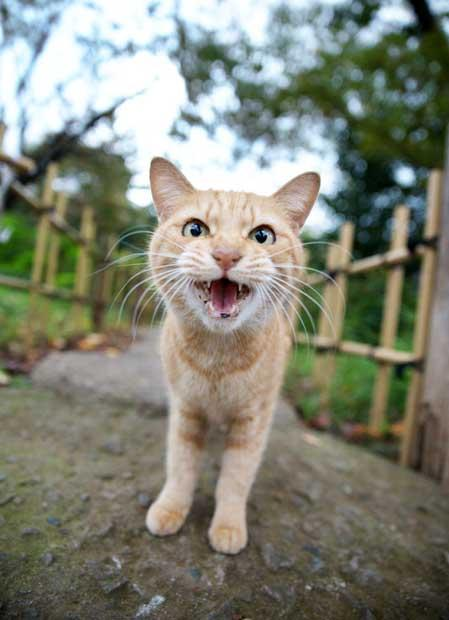
#> input picture mediapro/media6/cat.jpg, 449 x 620 px
$ jupyter execute mp_ex6.ipynb   (shell and % lines are left out)   (older library calls are emulated)
#> lines starting #> are read from the running program, lines starting #| are printed output that depends on the picture; after the words box and inside, x2 and y2 are one past the last pixel; in counts of white or black regions, pixels touching at a corner belong together
# 第6回課題 写真から線画のイラストを作ろう！

授業では2次元フィルタリングについて勉強しましたね。
異なる2次元フィルタを組み合わせることによって、さまざまな画像変換が行えるようになります。
ここでは、写真をイラストにする手法を試してみたいと思います。

<H2><font color="red">今回は原画像を皆さんに用意してもらうことにします。</font></H2><BR>

- 原画像はスマホで撮影してパソコンに取り込んだり、パソコン内蔵のカメラを使って撮影したり、パブリックドメインの画像をWebからダウンロードすることで用意してください
- 原画像はこの課題がおかれているフォルダなどにおいて、その写真のパスを、このノートブックの一番最初のコードセルにある変数`imgfile`に代入してください
- 各処理において、それぞれパラメータを調整してきれいな線画を作成してください。

<H2><font color="red">課題を提出する際は、画像が表示されている状態で保存し、このmp_ex6.ipynbファイルのみを提出してください。</font></H2>

## 1. 写真の読み込み

まずは元の画像を読み込みましょう。

すでに説明した通り、opencvで画像を読み込むと、RGBではなくBGRの順番になりますので、cv2.cvtColorでBGRをRGBに変換するのを忘れないようにしましょう。
また、線画にするための処理では色情報は不要なので、ここでグレースケール画像に変換しておきます。

[cell 1]
import matplotlib.pyplot as plt
import cv2

imgfile = 'cat.jpg' # <-- ここに、皆さんが用意した画像のパスを記入してください
img = cv2.cvtColor(cv2.imread(imgfile), cv2.COLOR_BGR2RGB) # BGRをRGBに変換
img_gray = cv2.cvtColor(img, cv2.COLOR_RGB2GRAY) # フィルタリング用にグレースケール画像に変換
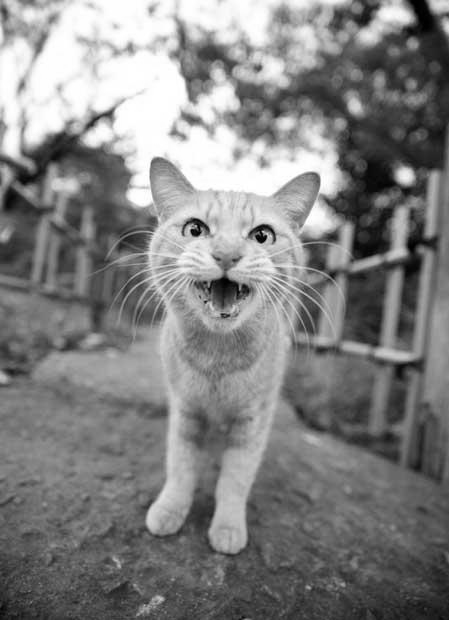
#> img_gray: shape (620, 449); min 0, max 255, mean 129.5

plt.figure(figsize=(12, 8))
plt.imshow(img_gray, 'gray')

## 2. ノイズ除去 (Noise reduction by Bilateral Filter)

きれいな線画を作るためには、細かい線はあらかじめ除去しておく必要があります。
しかし、輪郭線がなくなると困りますよね。
そこでここではバイラテラルフィルタを使いましょう。

バイラテラルフィルタは、画像の各画素について次のような処理をするフィルタです。

- 周辺の画素の輝度値に比べてその画素の輝度が大きく異なる場合は輝度をあまり変化させず、
- 周辺の画素の輝度値に比べてその画素の輝度があまり変わらない場合はガウシアンフィルタをかけてぼかす

`opencv`の`bilateralFilter`は以下の引数を受け取ります。

1. 変換対象の画像
1. フィルタのサイズ
1. 注目している画素が周辺とどの程度違うとガウシアンフィルタをつよくかけるかを決めるパラメータ。これもガウス関数の標準偏差。
1. 離れた距離の画素の輝度をどの程度多く取るかを決めるパラメータ。ガウシアンフィルタの標準偏差に相当。

上の3つのパラメータを調節してください。

輪郭線を残したまま細かいまだら模様を消してくれるので、美肌フィルタとも呼ばれます。

バイラテラルフィルタは何度かかけるほうが効果的です。

[cell 2]
img_bilateral = img_gray
for i in range(3):
    img_bilateral = cv2.bilateralFilter(img_bilateral, # 入力画像
                                        1, # フィルタサイズ
                                        15, # 周辺画素の輝度差に対する重みを決めるガウス関数の標準偏差
                                        3) # 周辺画素の距離に対する重みを決めるガウス関数の標準偏差

plt.figure(figsize=(12, 8))
plt.imshow(img_bilateral, 'gray')

## 3. エッジ抽出 (Edge Detection)

ここでは`ImageProcessing3.ipynb`で使ったラプラシアンフィルタを適用しましょう。
フィルタのサイズである`ksize`を調節してください。

[cell 3]
img_laplacian =  cv2.Laplacian(img_bilateral, cv2.CV_8U, ksize=5)
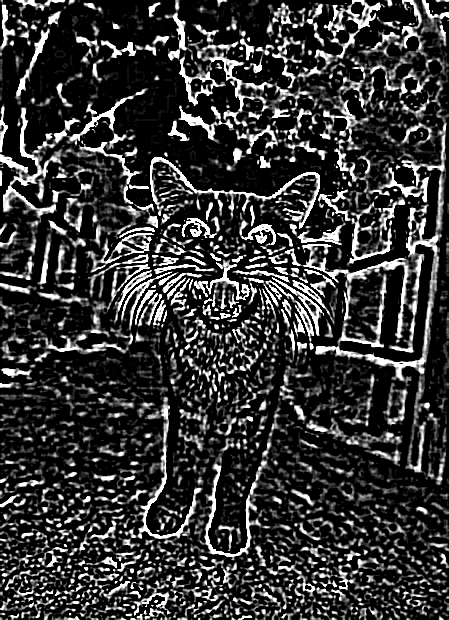
#> img_laplacian: shape (620, 449); min 0, max 255, mean 54.3

plt.figure(figsize=(12, 8))
plt.imshow(img_laplacian, 'gray')

## 4. 二値化 (Image Binalization)

グレースケール画像を白黒からなる二値画像に変換します。
閾値`TH`を調節してもいいですし、`ImageBinalization.ipynb`で紹介した大津の二値化を使っても構いません。

[cell 4]
TH = 80
ret, img_binary = cv2.threshold(img_laplacian, 0, 255, cv2.THRESH_OTSU) # 大津の二値化
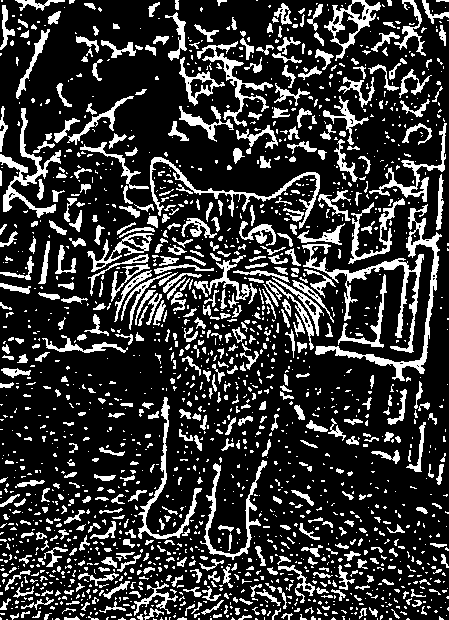
#> img_binary: shape (620, 449); 20.9% white; 1851 white regions (1318 under 20 px), largest, box (x1, y1, x2, y2) and area: (315, 204, 442, 381) 1900, (302, 244, 424, 353) 1798, (0, 108, 61, 218) 1311
#> ret = 108
#ret, img_binary = cv2.threshold(img_laplacian, TH, 255, cv2.THRESH_BINARY) # 閾値処理

print('計算された閾値:', ret)
#| 計算された閾値: 108.0
plt.figure(figsize=(12, 8))
plt.imshow(img_binary,'gray')

## 5. 二値画像のノイズ除去

二値画像におけるノイズとは、黒い空間の中に浮かぶ小さな白い小島のようなものです。
大きな島を残しつつ、小島を消すために、島の沿岸から島をぐるっと削り、また島の沿岸をぐるっと埋め立てることを考えましょう。

小さな島は、何度か削るとなくなってしまうので、膨張させる段階になったときにはすでに存在しなくなります。
一方、大きな島は存在し続けるので、膨張させると元の島に近づきます。

削る範囲を決める`kernel`のサイズと、何回削るのかを決める`iterations`のパラメータを調整してください。

[cell 5]
import numpy as np

kernel = np.ones((2,2),np.uint8)
img_erosion = cv2.erode(img_binary,kernel,iterations = 1) # 白の領域を縮退させる
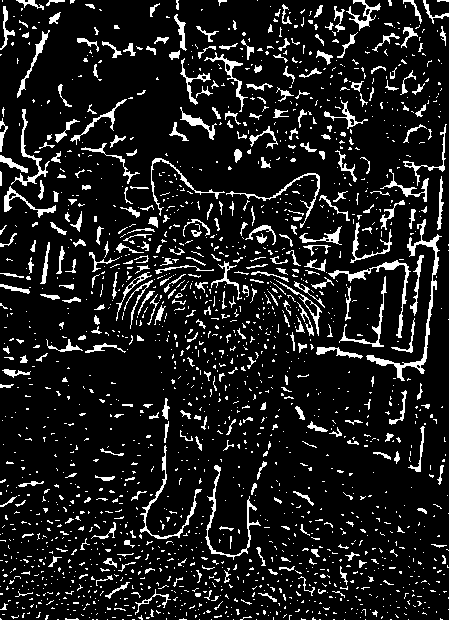
#> img_erosion: shape (620, 449); 11.2% white in thin lines or dots
img_dilation = cv2.dilate(img_erosion,kernel,iterations = 1) # 白の領域を膨張させる
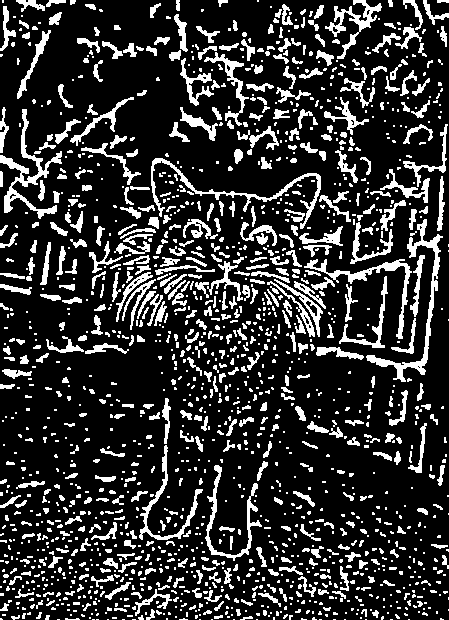
#> img_dilation: shape (620, 449); 19.4% white; 1629 white regions (1071 under 20 px), largest, box (x1, y1, x2, y2) and area: (366, 219, 443, 382) 1421, (0, 109, 62, 219) 1304, (151, 158, 321, 229) 1137

plt.figure(figsize=(12, 8))
plt.imshow(img_dilation,'gray')

## 6. 細線化 (Thinning)

画素が２以上の太さを持つ線を、線を切らないように周りから削っていき、画素１の太さの線にする手法です。
`opencv`の発展的な関数である`ximgproc`のなかに`thinning`という関数があるのでこれを使いましょう。

細線化のアルゴリズムには以下の2つから選ぶことができます。

- Zhang-Suenの手法：THINNING_ZHANGSUEN
- Guo-Hallの手法：THINNING_GUOHALL

下の出力画像上で線が途切れているように見えるかもしれませんが、それは画面サイズが小さいため、画像を縮小して表示する際に消えたように見えるためで、拡大すれば途切れていないことがわかるはずです。

[cell 6]
#img_thinning = cv2.ximgproc.thinning(img_dilation, None, cv2.ximgproc.THINNING_ZHANGSUEN)
img_thinning = cv2.ximgproc.thinning(img_dilation, None, cv2.ximgproc.THINNING_GUOHALL)
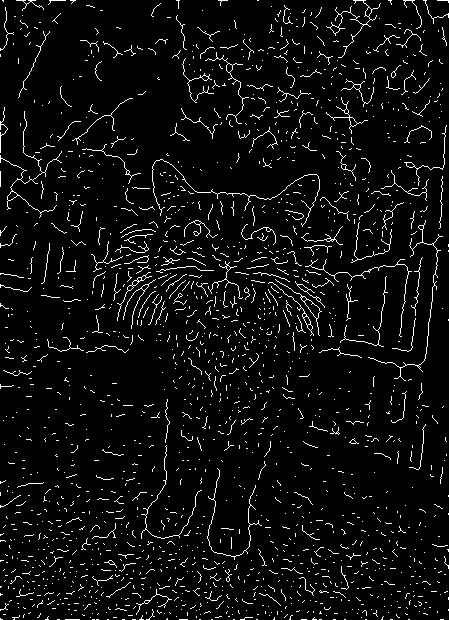
#> img_thinning: shape (620, 449); 5.1% white in thin lines or dots

plt.figure(figsize=(12, 8))
plt.imshow(img_thinning,'gray')

## 7. 線を太くする

「5. 二値画像のノイズ除去」で使った膨張処理を適用して線を太くします。
どれだけ太くするかは`kernel`のサイズや繰り返し回数`iterations`を調節してください。

[cell 7]
import numpy as np

kernel = np.ones((2,2),np.uint8)
img_dilation = cv2.dilate(img_thinning, kernel, iterations = 1)
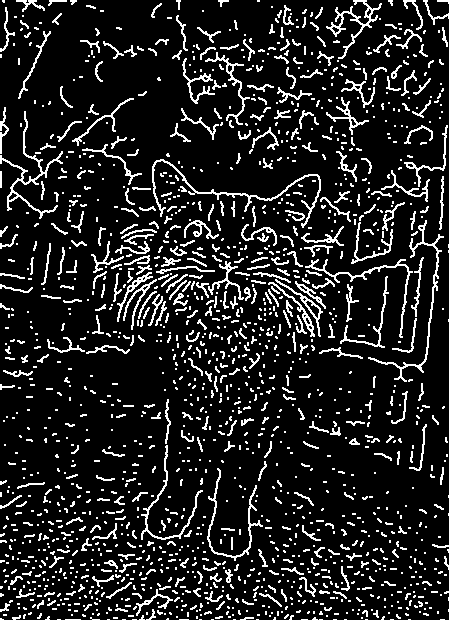
#> img_dilation: shape (620, 449); 12.9% white in thin lines or dots

plt.figure(figsize=(12, 8))
plt.imshow(img_dilation,'gray')

## 8. 白と黒を入れ替える

線画は普通、白地に黒い線で書きますから、白と黒を入れ替えましょう。
これで完成です。

**この画像がきれいになるように上で適用した様々なフィルタのパラメータを調節してください！**

[cell 8]
img_bitwise = cv2.bitwise_not(img_dilation) # 白と黒を入れ替え
#> img_bitwise: shape (620, 449); 87.1% white; black in thin lines or dots

plt.figure(figsize=(12, 8))
plt.imshow(img_bitwise,'gray')

cv2.imwrite('img/LineDrawing.png', img_bitwise)
#> Out = True
